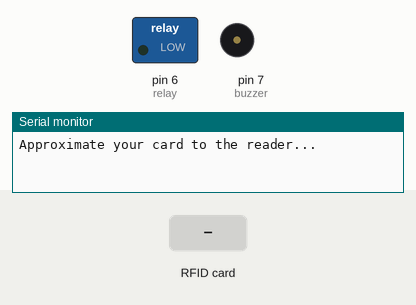
This sketch was run on a simulated Arduino Uno, built with avr-gcc and run on an emulated ATmega328P. Parts: switched loads named in the sketch (green lamp = pin HIGH), buzzer (waves = sounding, pin HIGH), the last lines printed to the serial monitor. Inputs (shaded band) come from the test bench. Pins used as bus, display or sensor lines are not drawn.

Above: at 1.2 s.
1.3 s: RFID card 2C 83 4C 4A held to the reader
At 2.1 s:
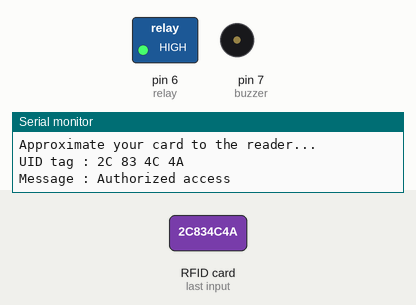
2.8 s: RFID card 5E 7A 19 C4 held to the reader
At 5.7 s:
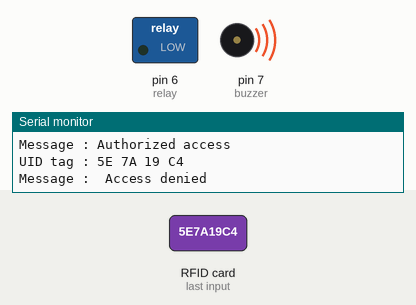
Timing chart, 0 to 8.8 s (numbered marks = the images above; inputs shaded):
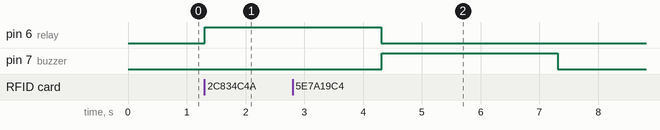

Measured:
- after the input at 1.3 s, pin 6 (relay): LOW → HIGH at once
- after the input at 2.8 s, pin 7 (buzzer): LOW → HIGH after 1.5 s, → LOW 3.0 s later

The sketch:

control-bulb-using-rfid.ino
```cpp
//Tech Trends Shameer
//Control Bulb Using RFID

#include <SPI.h>
#include <MFRC522.h>


#define SS_PIN 10
#define RST_PIN 9
int relay=6;
int buzzer = 7;

MFRC522 mfrc522(SS_PIN, RST_PIN);   // Create MFRC522 instance.

void setup()
{

  pinMode(relay, OUTPUT);
  pinMode(buzzer, OUTPUT);
  Serial.begin(9600);   // Initiate a serial communication
  SPI.begin();      // Initiate  SPI bus
  mfrc522.PCD_Init();   // Initiate MFRC522
  Serial.println("Approximate your card to the reader...");
  Serial.println();
  /* lcd.begin();


  lcd.backlight();
  lcd.clear();
  lcd.setCursor(3,0);
  lcd.print("Tech Trends");
  lcd.setCursor(5,1);
  lcd.print("Shameer");
  delay(3000);
  lcd.clear();
  lcd.setCursor(1,0);
  lcd.print("RFID Security");
  lcd.setCursor(5,1);
  lcd.print("System");
  delay(3000);
  display();*/
}
void loop()
{
  // Look for new cards
  if ( ! mfrc522.PICC_IsNewCardPresent())
  {
    return;
  }
  // Select one of the cards
  if ( ! mfrc522.PICC_ReadCardSerial())
  {
    return;
  }
  //Show UID on serial monitor
  Serial.print("UID tag :");
  String content= "";
  byte letter;
  for (byte i = 0; i < mfrc522.uid.size; i++)
  {
     Serial.print(mfrc522.uid.uidByte[i] < 0x10 ? " 0" : " ");
     Serial.print(mfrc522.uid.uidByte[i], HEX);
     content.concat(String(mfrc522.uid.uidByte[i] < 0x10 ? " 0" : " "));
     content.concat(String(mfrc522.uid.uidByte[i], HEX));
  }
  Serial.println();
  Serial.print("Message : ");
  content.toUpperCase();
  if (content.substring(1) == "2C 83 4C 4A") //Change the UID of the card/cards that you want to give access
  {
    Serial.println("Authorized access");
    Serial.println();

    digitalWrite(relay, HIGH);
    digitalWrite(buzzer, LOW);
    delay(3000);
    digitalWrite(relay, LOW);
  }

 else   {
    Serial.println(" Access denied");

    digitalWrite(relay, LOW);
    digitalWrite(buzzer, HIGH);
    delay(3000);
    digitalWrite(buzzer, LOW);


  }
}
```
